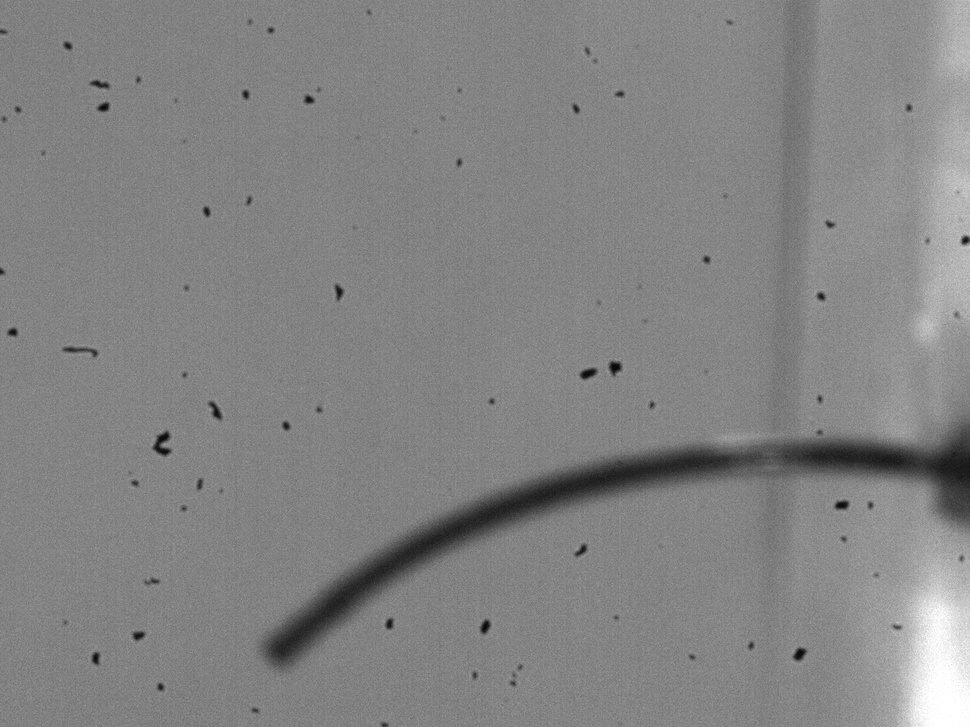
#> input picture captured_image.jpg, 970 x 727 px, shrunk from 1280 x 960 before the run
$ python bending_calculation_try.py
#> lines starting #> are read from the running program, lines starting #| are printed output that depends on the picture; after the words box and inside, x2 and y2 are one past the last pixel; in counts of white or black regions, pixels touching at a corner belong together; long printed decimals are rounded

import cv2
import numpy as np
import matplotlib.pyplot as plt


def calculate_bending_angle(realimage):
    # Load the image
#> called with realimage = 'captured_image.jpg'
    image_path = realimage
    image = cv2.imread(image_path, cv2.IMREAD_GRAYSCALE)
#> image is the input picture: shape (727, 970); min 1, max 255, mean 131.1

    # Apply Gaussian Blur to reduce noise while keeping edges
    blurred = cv2.GaussianBlur(image, (5, 5), 0)

    # Apply Otsu's thresholding to create a binary mask
    _, binary_mask = cv2.threshold(blurred, 0, 255, cv2.THRESH_BINARY + cv2.THRESH_OTSU)
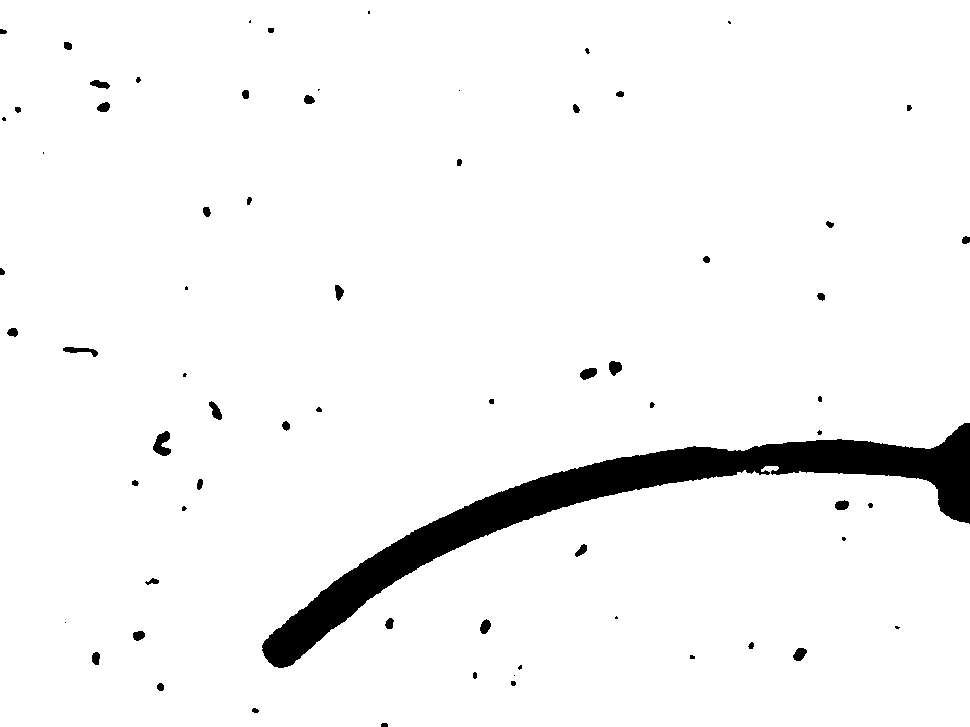
#> binary_mask: shape (727, 970); 95.8% white; 69 black regions (19 under 20 px), largest, box (x1, y1, x2, y2) and area: (262, 423, 970, 668) 26609, (153, 431, 171, 456) 274, (63, 347, 98, 357) 164

    # Perform morphological operations to remove small noise
    kernel = np.ones((3, 3), np.uint8)
    binary_mask_cleaned = cv2.morphologyEx(binary_mask, cv2.MORPH_OPEN, kernel, iterations=2)
#> binary_mask_cleaned: shape (727, 970); 95.7% white; 69 black regions (19 under 20 px), largest, box (x1, y1, x2, y2) and area: (262, 423, 970, 668) 26731, (153, 431, 171, 456) 283, (63, 347, 98, 357) 164

    # Fill small holes and remove speckles
    binary_mask_cleaned = cv2.morphologyEx(binary_mask_cleaned, cv2.MORPH_CLOSE, kernel, iterations=2)
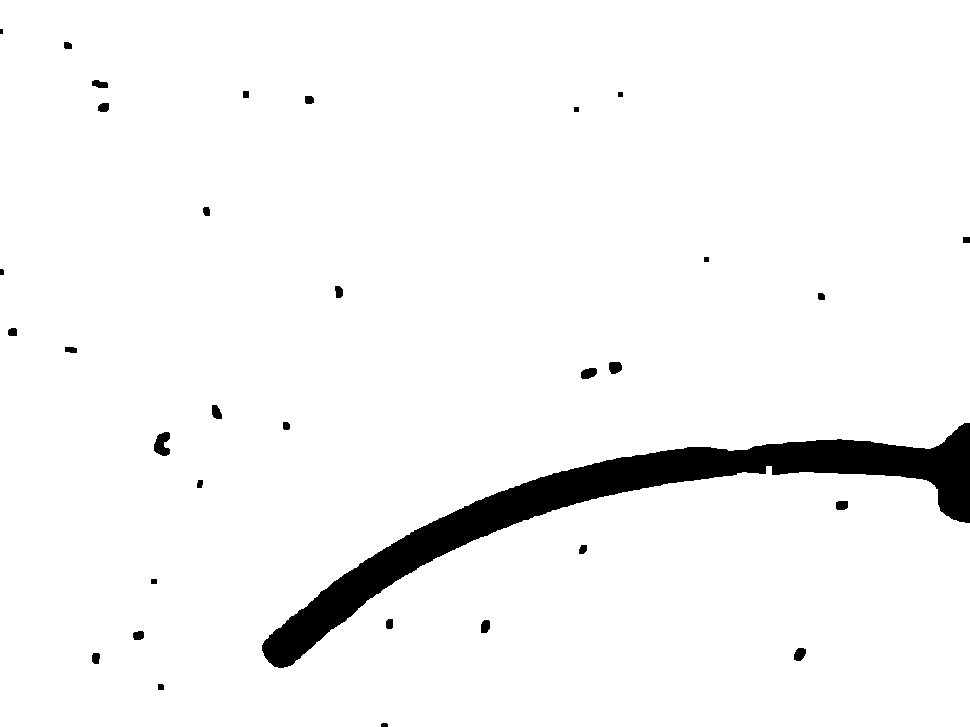
#> binary_mask_cleaned: shape (727, 970); 95.9% white; 33 black regions (1 under 20 px)

    # Find contours from the cleaned binary mask
    contours, _ = cv2.findContours(binary_mask_cleaned, cv2.RETR_EXTERNAL, cv2.CHAIN_APPROX_SIMPLE)
#> contours = 1 contour; box (x1, y1, x2, y2) and area: (0, 0, 970, 727) 675980

    # Sort contours by area and keep the largest one (assuming it's the rod)
    contours = sorted(contours, key=cv2.contourArea, reverse=True)
    from scipy.interpolate import CubicSpline


    # Improved morphological operations to remove more noise
    kernel_large = np.ones((5, 5), np.uint8)  # Increase kernel size
    binary_mask_cleaned = cv2.morphologyEx(binary_mask_cleaned, cv2.MORPH_OPEN, kernel_large, iterations=3)
#> binary_mask_cleaned: shape (727, 970); 95.9% white; 32 black regions (1 under 20 px), largest, box (x1, y1, x2, y2) and area: (262, 423, 970, 668) 26764, (154, 432, 170, 456) 314, (581, 362, 622, 379) 283
    binary_mask_cleaned = cv2.morphologyEx(binary_mask_cleaned, cv2.MORPH_CLOSE, kernel_large, iterations=3)
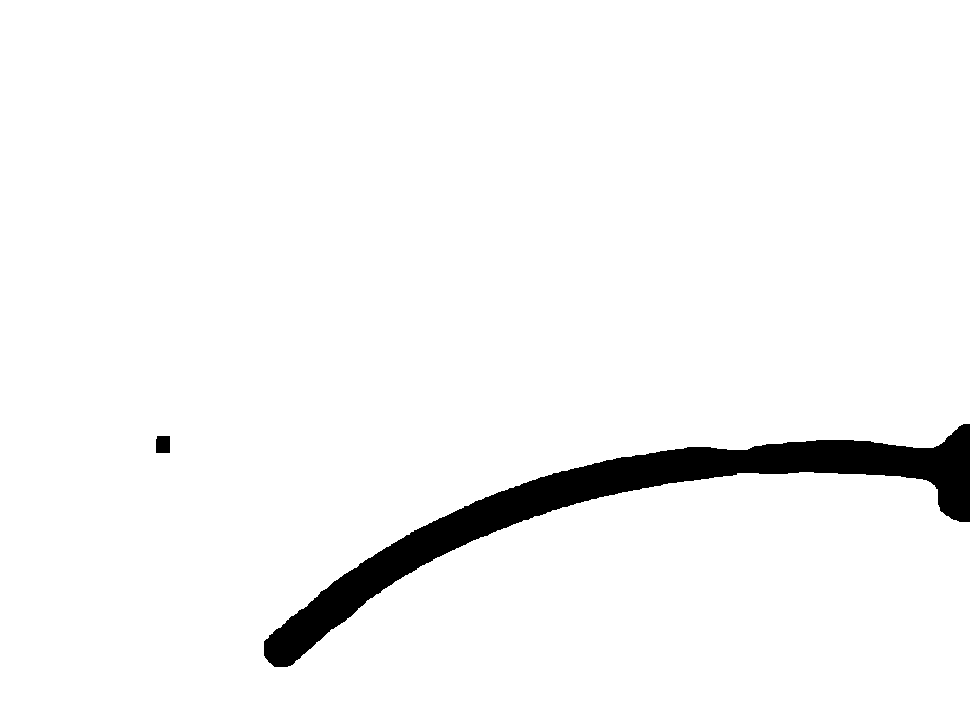
#> binary_mask_cleaned: shape (727, 970); 96.2% white; 2 black regions

    # Find contours again on the cleaned image
    contours, _ = cv2.findContours(binary_mask_cleaned, cv2.RETR_EXTERNAL, cv2.CHAIN_APPROX_SIMPLE)
#> contours = 1 contour; box (x1, y1, x2, y2) and area: (0, 0, 970, 727) 676086
    contours = sorted(contours, key=cv2.contourArea, reverse=True)  # Keep largest contour

    if len(contours) > 0:
        largest_contour = contours[0].squeeze()
#> largest_contour = 637 pairs, first value 0 to 969, second value 0 to 726
        x_vals = largest_contour[:, 0]
#> x_vals = 637 values, max 969 at index 2, min 0 at index 0, mean 539.3
        y_vals = largest_contour[:, 1]
#> y_vals = 637 values, max 726 at index 1, min 0 at index 0, mean 524.9

        # Sort points for proper curve fitting
        sort_idx = np.argsort(x_vals)
#> sort_idx = 637 values, max 636 at index 636, min 0 at index 0, mean 318
        x_vals = x_vals[sort_idx]
#> x_vals = 637 values from 0 to 969
        y_vals = y_vals[sort_idx]

        # Fit a quartic polynomial (degree 4) for better curvature estimation
    # Use a cubic polynomial instead of quartic to prevent overfitting at endpoints
    poly_coeffs = np.polyfit(x_vals, y_vals, 3)  # Lower-degree fit
#> poly_coeffs = [1.79e-06, -0.00267, 0.868, 535.6]
    cubic_fit = np.poly1d(poly_coeffs)

    # Restrict x values to the valid range of the contour
    x_fit_range = np.linspace(x_vals.min(), x_vals.max(), num=100)
#> x_fit_range = 100 values from 0 to 969

    # Select multiple key points for tangent estimation
    key_indices = np.linspace(0, len(x_vals) - 1, num=5, dtype=int)
#> key_indices = [0, 159, 318, 477, 636]
    key_x = x_vals[key_indices]
#> key_x = [0, 386, 491, 654, 969]
    key_y = cubic_fit(key_x)
#> key_y = [535.6, 574.9, 528.5, 459, 490.5]

    # Compute slopes at key points
    slopes = [3 * poly_coeffs[0] * x**2 + 2 * poly_coeffs[1] * x + poly_coeffs[2] for x in key_x]
#> slopes = [0.868, -0.398, -0.467, -0.338, 0.716]

    # Compute pairwise bending angles
    angles = [np.arctan(abs((slopes[i+1] - slopes[i]) / (1 + slopes[i] * slopes[i+1]))) for i in range(len(slopes) - 1)]
#> angles = [1.09, 0.0575, 0.11, 0.948]

    # Compute the final bending angle as the average of segment-wise angles
    bending_angle_deg = np.degrees(np.mean(angles))
#> bending_angle_deg = 31.65

    # # Plot the improved results with restricted fit range
    plt.figure(figsize=(8, 6))
    plt.imshow(binary_mask_cleaned, cmap='gray')
    plt.plot(x_fit_range, cubic_fit(x_fit_range), color='red', linewidth=2, label="Fitted Cubic Curve")  # Limited range
    plt.scatter(key_x, key_y, color='blue', label="Key Points")
    plt.legend()
    plt.title(f"Corrected Bending Angle: {bending_angle_deg:.2f} degrees")
    plt.show()
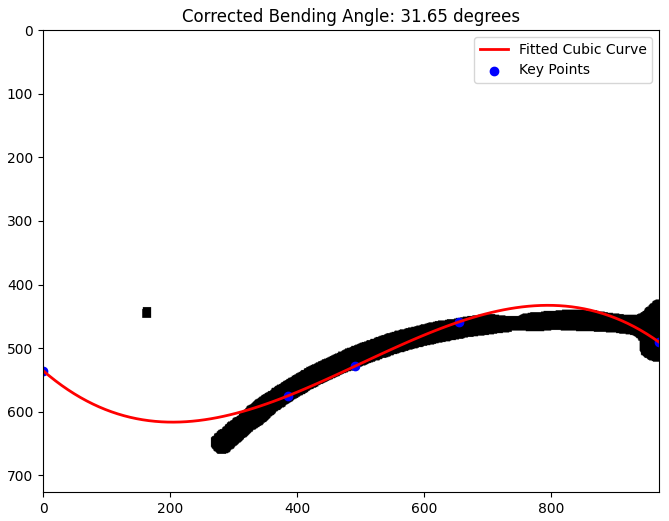
#> figure drawn by matplotlib, 1 panel
    return bending_angle_deg

if __name__ == "__main__":
    realimage = "captured_image.jpg"
    actual_angle = -1 * calculate_bending_angle(realimage)
#> actual_angle = -31.65
    print(actual_angle)
#| -31.648
